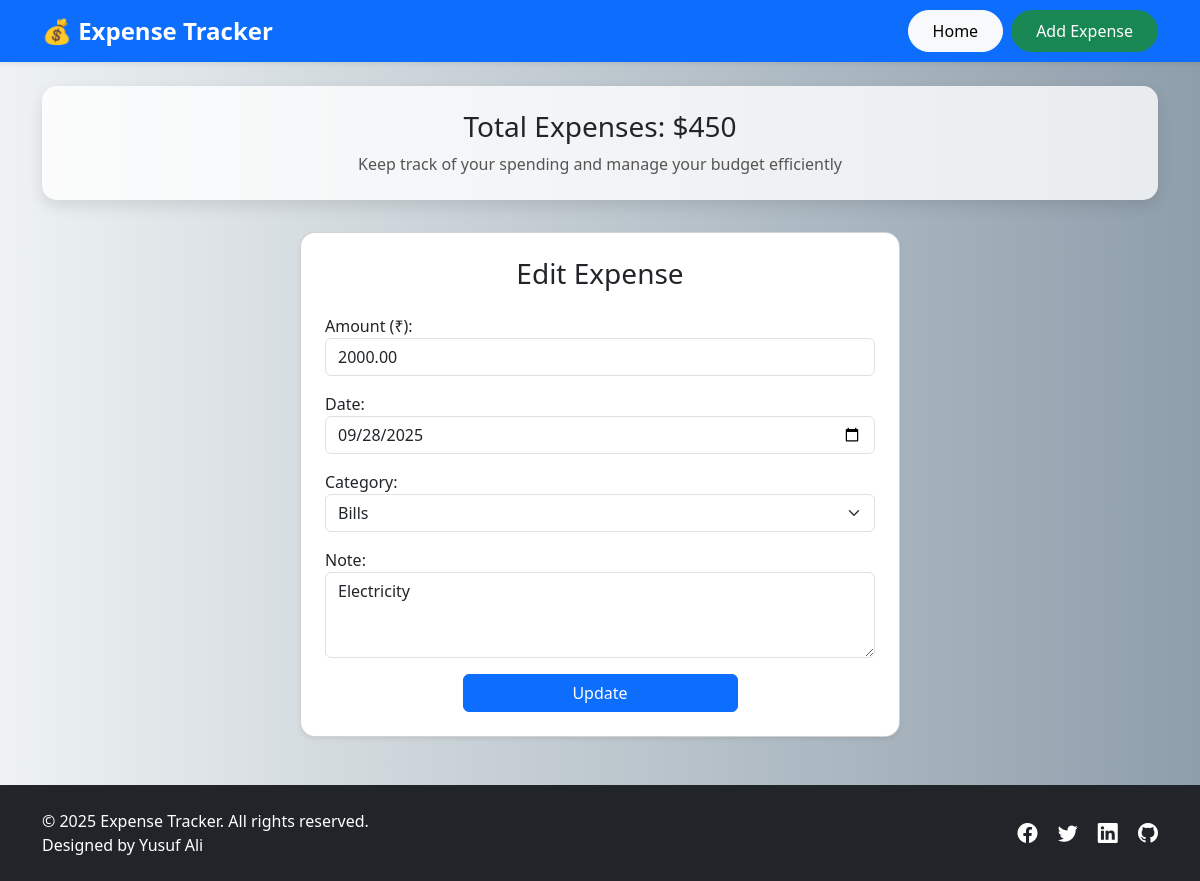
/edit/13/, run on the app's committed database.
### tracker/models.py (models this page shows, shortened)
class Expense(models.Model):
    CATEGORY_CHOICES = [
        ('Food', 'Food'),
        ('Travel', 'Travel'),
        ('Bills', 'Bills'),
        ('Other', 'Other'),
    ]
    amount = models.DecimalField(max_digits=10, decimal_places=2)
    date = models.DateField()
    note = models.CharField(max_length=200)
    category = models.CharField(max_length=20, choices=CATEGORY_CHOICES, default='Other')

### tracker/views.py (the view)
# urls.py: path('edit/<int:pk>/', views.expense_update, name='expense_update'),
def expense_update(request, pk):
    expense = get_object_or_404(Expense, pk=pk)
    if request.method == 'POST':
        form = ExpenseForm(request.POST, instance=expense)
        if form.is_valid():
            form.save()
            return redirect('expense_list')
    else:
        form = ExpenseForm(instance=expense)
    return render(request, 'tracker/expense_form.html', {'form': form})

### tracker/forms.py
class ExpenseForm(forms.ModelForm):
    class Meta:
        model = Expense
        fields = ['amount', 'date', 'note', 'category']
        widgets = {
            'amount': forms.NumberInput(attrs={
                'class': 'form-control',
                'placeholder': 'Enter amount',
                'step': '0.01'
            }),
            'date': forms.DateInput(attrs={
                'class': 'form-control',
                'type': 'date'
            }),
            'note': forms.Textarea(attrs={
                'class': 'form-control',
                'rows': 3,
                'placeholder': 'Add a note (optional)'
            }),
            'category': forms.Select(attrs={
                'class': 'form-select'
            }),
        }
        labels = {
            'amount': 'Amount (₹)',
            'date': 'Date',
            'note': 'Note',
            'category': 'Category'
        }

### tracker/templates/tracker/expense_form.html (shortened to what this page needs)
{% extends 'tracker/base.html' %}
{% block content %}
<div class="container mt-4">
  <div class="card shadow-sm p-4 mx-auto" style="max-width: 600px;">
    <h3 class="text-center mb-4">
      {% if form.instance.pk %}Edit Expense{% else %}Add Expense{% endif %}
    </h3>
    <form method="POST">
      <div class="mb-3">
        {{ form.amount.label_tag }}
        {{ form.amount }}
      </div>
      <div class="mb-3">
        {{ form.date.label_tag }}
        {{ form.date }}
      </div>
      <div class="mb-3">
        {{ form.category.label_tag }}
        {{ form.category }}
      </div>
      <div class="mb-3">
        {{ form.note.label_tag }}
        {{ form.note }}
      </div>
      <div class="text-center">
        <button type="submit" class="btn btn-primary w-50">
          {% if form.instance.pk %}Update{% else %}Add{% endif %}
        </button>
      </div>
    </form>
  </div>
</div>
{% endblock %}

### tracker/templates/tracker/base.html (style rules this page uses)
body { font-family: "Segoe UI", Tahoma, Geneva, Verdana, sans-serif; background: linear-gradient(to right, #eef2f3, #8e9eab); min-height: 100vh; }
.card { border-radius: 15px; box-shadow: 0 8px 20px rgba(0, 0, 0, 0.1); transition: transform 0.2s; }

### data on the page
Expense: amount "2000.00", date "09/28/2025", category "Bills", note "Electricity"
